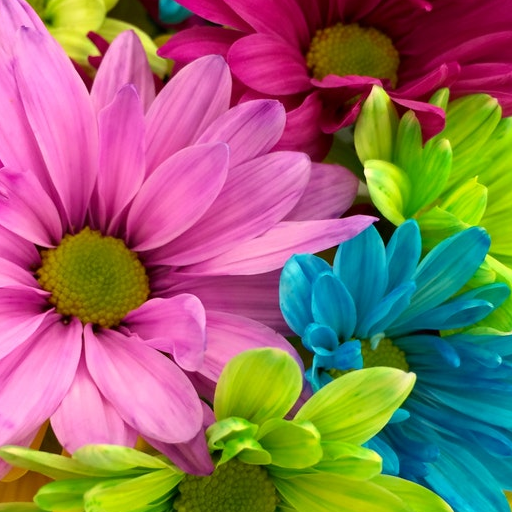
#> input picture test512.png, 512 x 512 px
$ python bitShift.py
#> lines starting #> are read from the running program, lines starting #| are printed output that depends on the picture
from PIL import Image

image = Image.open("../test512.png")
#> image is the input picture: PIL image 512x512 RGB; mean R, G, B 144.9, 110, 103.4
# image = Image.new("RGB", (512, 512), (0, 0, 0))
px = list([list(p) for p in image.getdata()])
#> px = 262144 items

for i in range(len(px)):
    for v in range(len(px[i])):
        p = px[i][v]
        px[i][v] = (((p >> 7 & 1) << 4) |
                    ((p >> 6 & 1) << 5) |
                    ((p >> 5 & 1) << 6) |
                    ((p >> 4 & 1) << 7) |
                    ((p >> 3 & 1) << 3) |
                    ((p >> 2 & 1) << 2) |
                    ((p >> 1 & 1) << 1) |
                    ((p >> 0 & 1) << 0) |
                    0)

image.putdata([tuple(p) for p in px])
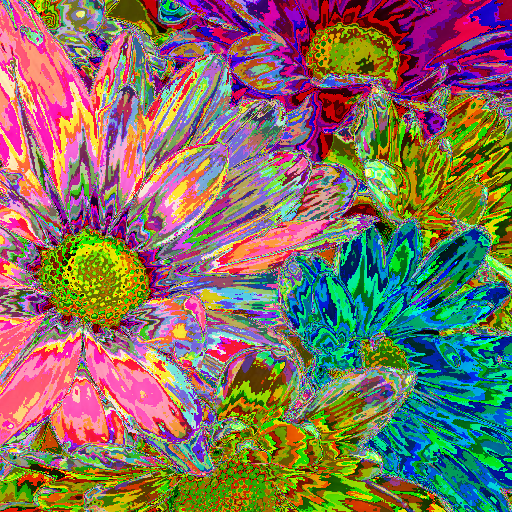
#> image: PIL image 512x512 RGB; mean R, G, B 130.7, 113.3, 96.8
image.save("out.png")

$ run again, with test128.png copied over test512.png
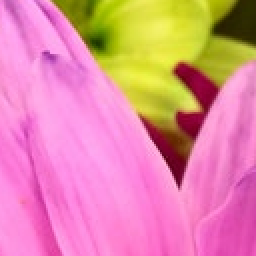
#> input picture test128.png, 128 x 128 px (shown 2 times larger)
#> image is the input picture: PIL image 128x128 RGBA; mean R, G, B, A 224.5, 139.4, 161.8, 255
#> `px = list([list(p) for p in image.getdata()])`: px = 16384 items, first 6: [238, 135, 214, 255], [229, 121, 206, 255], [208, 103, 188, 255], [196, 94, 180, 255], [197, 97, 183, 255], [203, 104, 187, 255]
#> after the loop `for i in range(len(px)):`: px = 16384 items, first 6: [126, 23, 182, 255], [117, 233, 62, 255], [176, 103, 220, 255], [52, 174, 212, 255], [53, 97, 215, 255], [59, 104, 219, 255]
#> `image.putdata([tuple(p) for p in px])`:
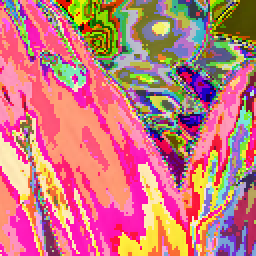
#> image: PIL image 128x128 RGBA (shown 2 times larger); mean R, G, B, A 199.8, 120.7, 125.1, 255
